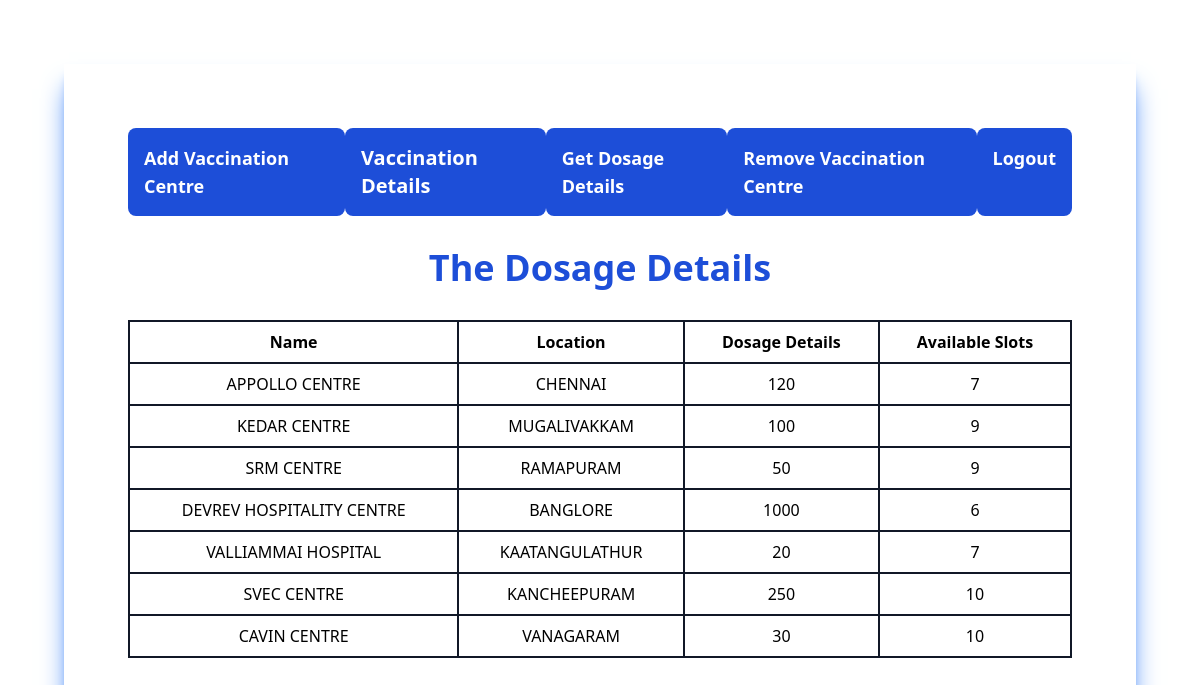
The app's page /get_dosage_details/, older data.
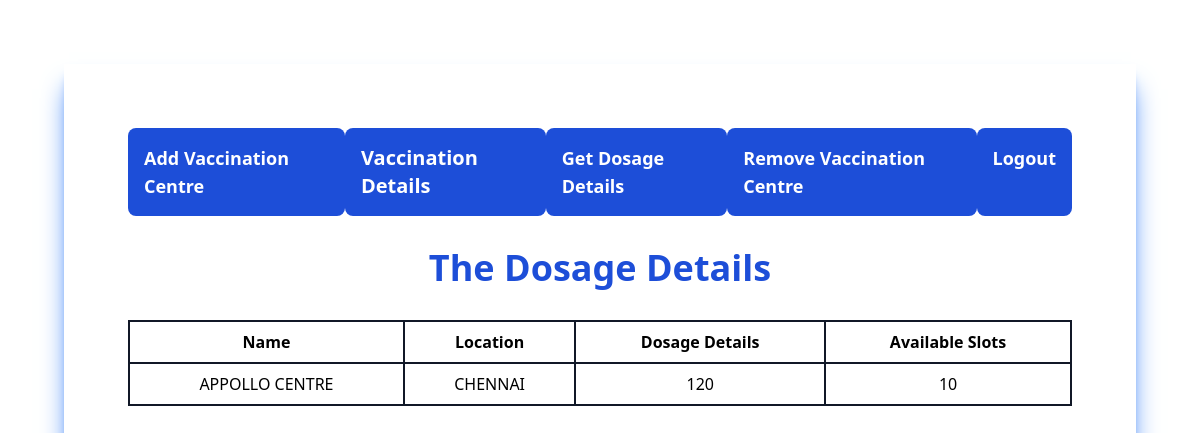
The same page, newer data.
### vaccination/models.py (models this page shows)
class VaccinationCentre(models.Model):
    name = models.CharField(max_length=100)
    location = models.CharField(max_length=100)
    working_hours = models.CharField(max_length=100, default='9am to 10pm')
    available_slots = models.IntegerField(default=10)
    slots_per_day = models.IntegerField(default=10)
    dosages_available = models.IntegerField(default=0)
    def available_slots(self):
        booked_slots = AppliedVaccination.objects.filter(vaccination_centre=self).count()
        max_slots = 10
        available_slots = max_slots - booked_slots
        if available_slots < 0:
            available_slots = 0
        return available_slots

### vaccination/views.py (the view)
# urls.py: path('get_dosage_details/', views.get_dosage_details_view, name='get_dosage_details'),
def get_dosage_details_view(request):
    centres = VaccinationCentre.objects.all()
    return render(request, 'get_dosage_details.html', {'centres': centres})

### templates/get_dosage_details.html (shortened to what this page needs)
<!DOCTYPE html>
<html>
  <head>
    <script src="https://cdn.tailwindcss.com"></script>
  </head>
  <body class="flex flex-col text-black justify-center items-center space-y-8 shadow-xl shadow-blue-500 hover:shadow-blue-100 transition p-16 m-16">
    <div class="flex flex-row justify-around w-full text-white">
      <a href="{% url 'add_centre' %}" class="bg-blue-700 px-4 py-4 text-lg font-semibold rounded-lg hover:bg-white hover:text-blue-700 hover:shadow-lg transition">Add Vaccination Centre</a>
      <a href="{% url 'getvaccinationdetails' %}" class="bg-blue-700 px-4 py-4 text-xl font-semibold rounded-lg hover:bg-white hover:text-blue-700 hover:shadow-xl transition">Vaccination Details</a>
      <a href="{% url 'get_dosage_details' %}" class="bg-blue-700 px-4 py-4 text-lg font-semibold rounded-lg hover:bg-white hover:text-blue-700 hover:shadow-lg transition">Get Dosage Details</a>
      <a href="{% url 'remove_centre' %}" class="bg-blue-700 px-4 py-4 text-lg font-semibold rounded-lg hover:bg-white hover:text-blue-700 hover:shadow-lg transition">Remove Vaccination Centre</a>
      <a href="{% url 'logout' %}" class="bg-blue-700 px-4 py-4 text-lg font-semibold rounded-lg hover:bg-white hover:text-blue-700 hover:shadow-lg transition">Logout</a>
    </div>
    <h1 class="text-blue-700 font-bold text-4xl">The Dosage Details</h1>
    <div class="w-full">
      <table class="w-full border-collapse">
        <thead>
          <tr>
            <th class="px-4 py-2 border-2 border-gray-900">Name</th>
            <th class="px-4 py-2 border-2 border-gray-900">Location</th>
            <th class="px-4 py-2 border-2 border-gray-900">Dosage Details</th>
            <th class="px-4 py-2 border-2 border-gray-900">Available Slots</th>
          </tr>
        </thead>
        <tbody>
          {% for centre in centres %}
          <tr>
            <td class="px-4 py-2 border-2 border-gray-900 text-center">{{ centre.name }}</td>
            <td class="px-4 py-2 border-2 border-gray-900 text-center">{{ centre.location }}</td>
            <td class="px-4 py-2 border-2 border-gray-900 text-center">{{ centre.dosages_available }}</td>
            <td class="px-4 py-2 border-2 border-gray-900 text-center">{{ centre.available_slots }}</td>
          </tr>
          {% endfor %}
        </tbody>
      </table>
    </div>
  </body>
</html>

Row changes from the older to the newer data that the page shows:
removed VaccinationCentre: name "KEDAR CENTRE", location "MUGALIVAKKAM", dosages_available "100", available_slots "9"
removed VaccinationCentre: name "SRM CENTRE", location "RAMAPURAM", dosages_available "50", available_slots "9"
removed VaccinationCentre: name "DEVREV HOSPITALITY CENTRE", location "BANGLORE", dosages_available "1000", available_slots "6"
removed VaccinationCentre: name "VALLIAMMAI HOSPITAL", location "KAATANGULATHUR", dosages_available "20", available_slots "7"
removed VaccinationCentre: name "SVEC CENTRE", location "KANCHEEPURAM", dosages_available "250", available_slots "10"
removed VaccinationCentre: name "CAVIN CENTRE", location "VANAGARAM", dosages_available "30", available_slots "10"
computed for VaccinationCentre "APPOLLO CENTRE": available_slots "7" → "10"
